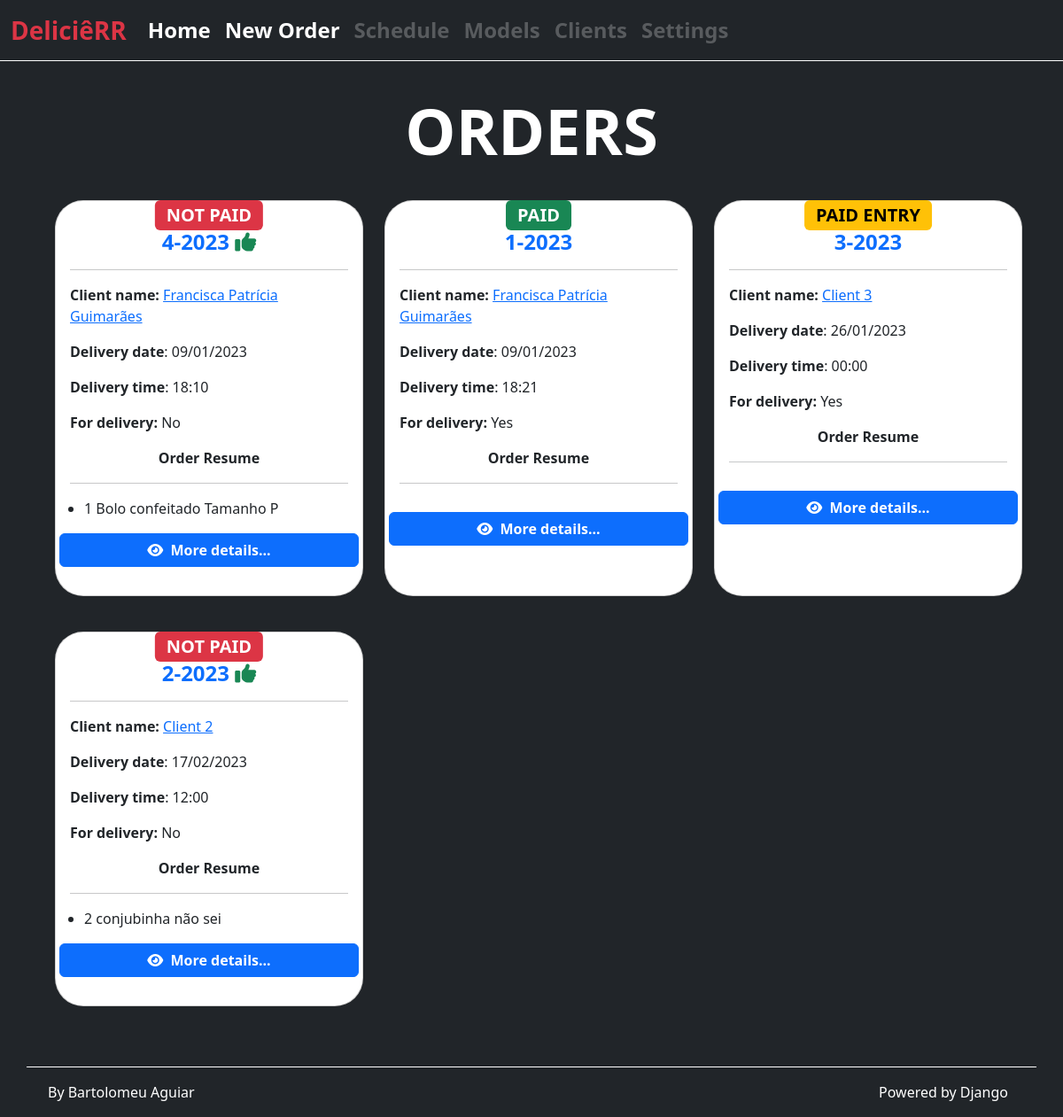
The page / on the database its author committed.
### orders/models.py (models this page shows)
class Order (models.Model):
    created_at = models.DateTimeField(auto_now_add=True)
    updated_at = models.DateTimeField(auto_now=True)
    client = models.ForeignKey(Client, on_delete=models.CASCADE)
    total = models.FloatField(default=0.0)
    delivery_date = models.DateTimeField(
        'Delivery Date', auto_now=False, auto_now_add=False)
    for_delivery = models.BooleanField()
    delivery_method = models.CharField(
        choices=(
            ('P', 'Própria'),
            ('T', 'App Terceirizado')
        ),
        max_length=1,
        blank=True
    )
    delivery_address = models.CharField(blank=True, max_length=300)
    comments = models.TextField(max_length=500, blank=True)
    status_order = models.CharField(
        choices=(
            ('CR', 'CREATED'),
            ('CL', 'CANCELED'),
            ('CF', 'CONFIRMED'),
            ('FN', 'FINISHED'),
        ),
        max_length=2,
        default='CR',
    )
    payment_form = models.CharField(
        _("Payment Form"),
        max_length=2,
        blank=True,
        choices=(
            ('CS', _('CASH')),
            ('CC', _('CREDIT CARD')),
            ('DC', _('DEBIT CARD')),
            ('PX', _('PIX')),
        ),
        default='PX',
    )
    status_payment = models.CharField(
        choices=(
            ('NP', 'NOT PAID'),
            ('PG', 'PAID'),
            ('PE', 'PAID ENTRY'),
        ),
        max_length=2,
        blank=True,
        default='NP',
    )
    class Meta:
        verbose_name = 'Order'
        verbose_name_plural = 'Orders'
    def __str__(self):
        return str(f'{self.pk}-{self.delivery_date.year}')

class OrderItem(models.Model):
    order = models.ForeignKey(Order, on_delete=models.CASCADE)
    product = models.CharField(max_length=150)
    product_id = models.PositiveIntegerField()
    variation = models.CharField(max_length=150)
    variation_id = models.PositiveIntegerField()
    sabor = models.CharField(max_length=50, blank=True, default=None)
    price = models.FloatField()
    price_additional = models.FloatField(blank=True, default=0.0)
    price_discount = models.FloatField(blank=True, default=0.0)
    amount = models.PositiveIntegerField()
    class Meta:
        verbose_name = "Order Item"
        verbose_name_plural = "Order Itens"

### clients/models.py (models this page shows, shortened)
class Client(models.Model):
    name = models.CharField(_("Name"), max_length=300)
    celphone = models.CharField(
        _("Celphone"),
        max_length=15,
        blank=True,
        unique=True,
    )
    address = models.CharField(_("Address"), max_length=500, blank=True)
    birthday = models.DateField(
        _("Birthday"),
        auto_now=False,
        auto_now_add=False,
        blank=True,
        null=True,
    )
    class Meta:
        verbose_name = 'Client'
        verbose_name_plural = 'Clients'

### orders/views.py (the view)
# urls.py: path('', views.OrderListViewHome.as_view(),
class OrderListViewHome(OrderListViewBase):
    template_name = 'orders/pages/home.html'

### orders/views.py (called while the page is built)
    def get_queryset(self, *args, **kwargs):
        qs = super().get_queryset(*args, **kwargs)
        qs = qs.exclude(
            status_order='CL',
        )
        return qs

### orders/templates/orders/pages/home.html (shortened to what this page needs)
{% extends "global/base.html" %}
{% block title_section %}
    ORDERS
{% endblock title_section %}
{% block content %}
<div class="d-flex">
    <div id="order-list" class="container px-4 py-1">
        <div class="row row-cols-1 row-cols-md-2 row-cols-lg-3 row-cols-xl-3 align-items-stretch g-4 py-2">
            {% for order in orders %}
                {% include 'orders/partials/_order.html' %}
            {% empty %}
                <div class="col-12 text-white">
                    <div class="row">
                        <h1>No Orders To Show</h1>
                    </div>
                </div>
            {% endfor %}
        </div>
    </div>
</div>
{% endblock content %}

### orders/templates/orders/partials/_order.html (shortened to what this page needs)
<div class="col pb-3">
    <div class="card h-100 w-100  text-white bg-white rounded-5 m-2">
        <div class="card-body text-dark">
            <p class="position-relative">
                <span
                    {% if order.status_payment == 'PG' %}
                        class=" position-absolute top-50 start-50 badge translate-middle text-bg-success fs-5"
                    {% elif order.status_payment == 'NP'%}
                        class=" position-absolute top-50 start-50 badge translate-middle text-bg-danger fs-5"
                    {% else %}
                        class=" position-absolute top-50 start-50 badge translate-middle text-bg-warning fs-5"
                    {% endif %}
                >
                    {{ order.get_status_payment_display }}
                </span>
            </p>
            <h4 class="text-center card-title">
                <a href="#" class="text-decoration-none fw-semibold">
                    {{ order }}
                </a>
                {% if order.status_order == 'CF' %}
                    <i class="fa-solid fa-thumbs-up text-success"></i>
                {% endif %}
            </h4>
            <hr>
            <p class="card-text">
                <b>Client name: </b>
                    <a href="./client_detail.html" data-bs-toggle="tooltip"
                        data-bs-title="Click for client details">
                        {{ order.client.name }}
                    </a>
            </p>
            <p class="card-text">
                <b>Delivery date</b>: {{ order.delivery_date|date:"d/m/Y" }}
            </p>
            <p class="card-text">
                <b>Delivery time</b>: {{ order.delivery_date|date:"H:i" }}
            </p>
            <p class="card-text">
                <b>For delivery:</b>
                {% if order.for_delivery %}
                    Yes
                {% else %}
                    No
                {% endif %}
            </p>
            <p class="card-text text-center"><b>Order Resume</b></p>
            <hr>
            <ul class="list-group list-group-flush ms-3 mb-3">
                {% for item in order.orderitem_set.all %}
                    <li>{{ item.amount }} {{ item.product }} {{ item.variation }}</li>
                {% endfor %}
            </ul>
            <div class="row">
                <a href="{% url 'orders:show_order' order.id %}"
                class="btn btn-primary btn-block fw-bold">
                    <i class="fa-solid fa-eye me-1"></i>
                    More details...
                </a>
            </div>
        </div>
    </div>
</div>

### rows shown on the page
Order: status_payment "NOT PAID", id+delivery_date "4-2023", status_order "CF" (drawn), client.name "Francisca Patrícia Guimarães", delivery_date "09/01/2023", delivery_date "18:10", for_delivery "No"
OrderItem: amount "1", product "Bolo confeitado", variation "Tamanho P"
Order: status_payment "PAID", id+delivery_date "1-2023", client.name "Francisca Patrícia Guimarães", delivery_date "09/01/2023", delivery_date "18:21", for_delivery "Yes"
Order: status_payment "PAID ENTRY", id+delivery_date "3-2023", client.name "Client 3", delivery_date "26/01/2023", delivery_date "00:00", for_delivery "Yes"
Order: status_payment "NOT PAID", id+delivery_date "2-2023", status_order "CF" (drawn), client.name "Client 2", delivery_date "17/02/2023", delivery_date "12:00", for_delivery "No"
OrderItem: amount "2", product "conjubinha", variation "não sei"
